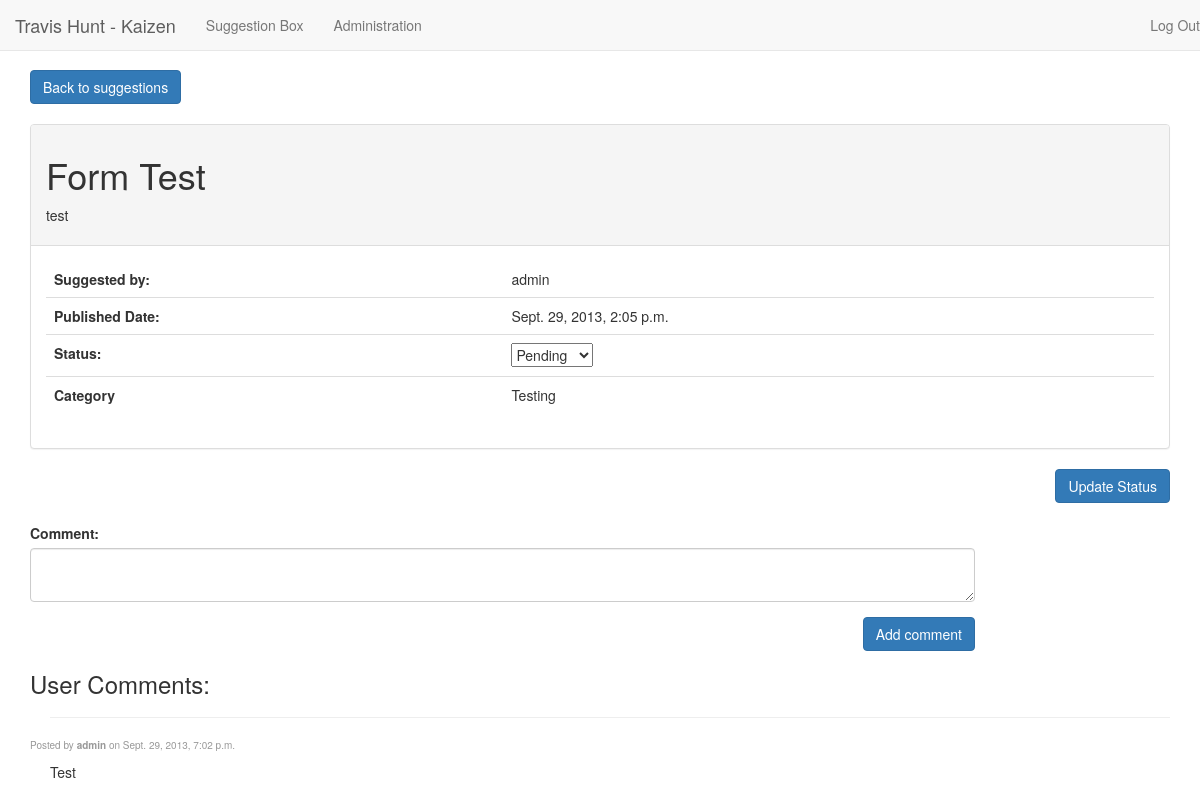
The app's page /detail/3/ (signed in) with its own data.
### suggestionbox/models.py (models this page shows, shortened)
class Suggestion(models.Model):
    user = models.ForeignKey(User)
    title = models.CharField(max_length=100)
    description = models.TextField()
    pub_date = models.DateTimeField(auto_now_add=True)
    status = models.ForeignKey('Status')
    category = models.ForeignKey('Category')

class Category(models.Model):
    title = models.CharField(max_length=100)
    description = models.TextField()
    def __unicode__(self):
        return self.title
    class Meta:
        verbose_name_plural = 'categories'

class Comment(models.Model):
    comment = models.TextField()
    user = models.ForeignKey(User)
    pub_date = models.DateTimeField(auto_now_add=True)
    sid = models.ForeignKey(Suggestion)

### suggestionbox/views.py (the view)
# urls.py: url(r'^detail/(?P<suggestion_id>\d+)/$', views.detail, name='detail'),
@login_required
def detail(request, suggestion_id):
	suggestion = get_object_or_404(Suggestion, pk=suggestion_id)
	comments = Comment.objects.all().filter(sid=suggestion_id).order_by('-pub_date')
	currentStatus = get_object_or_404(Status, title=suggestion.status)
	statusForm = StatusForm(initial = {'status': currentStatus.pk })
	commentForm = CommentForm()
	context = {
			'suggestion': suggestion,
			'commentForm': commentForm,
			'statusForm': statusForm,
			'comments': comments,
	}
	return render(request, 'suggestionbox/detail.html', context)

### suggestionbox/models.py
class CommentForm(ModelForm):
	class Meta:
		model = Comment
		fields = ['comment']
	def __init__(self, *args, **kwargs):
		super(CommentForm, self).__init__(*args, **kwargs)
		self.fields['comment'].widget.attrs['class'] = "form-control"
		self.fields['comment'].widget.attrs['rows'] = "2"

class StatusForm(ModelForm):
	status = ModelChoiceField(queryset=Status.objects.all(), empty_label=None)
	def __init__(self, *args, **kwargs):
		super(StatusForm, self).__init__(*args, **kwargs)
	class Meta:
		model = Status
		fields = ['status']

### suggestionbox/models.py (called while the page is built)
    def __unicode__(self):
        return self.title

### suggestionbox/templates/suggestionbox/detail.html (shortened to what this page needs)
{% extends 'base.html' %}
{% block content %}
	<a href="{% url 'suggestionbox:index' %}" class="btn btn-primary">Back to suggestions</a>
	<br>
	<br>
	<div class="panel panel-default">
		<div class="panel-heading">
			<h1>{{ suggestion.title }}</h1>
			<p>{{ suggestion.description }}</p>
		</div>
		<div class="panel-body">
		{% if user.is_staff %}
			<form action="{% url 'suggestionbox:updateStatus' suggestion.id %}" method="post" id="updateStatus" name="updateStatus">
		{% endif %}
			<table class="table">
				<tr style="border: 0px">
					<th style="border: 0px">Suggested by:</th>
					<td style="border: 0px">{{ suggestion.user }}</td>
				</tr>
				<tr>
					<th>Published Date:</th>
					<td>{{ suggestion.pub_date }}</td>
				</tr>
				{% if user.is_staff %}
					{{ statusForm.as_table }}
				{% else %}
					<tr>
						<th>Status:</th>
						<td>{{ suggestion.status}}</td>
					</tr>
				{% endif %}
				<tr>
					<th>Category</th>
					<td>{{ suggestion.category }}</td>
				</tr>
			</table>
		</div>
	</div>
	{% if user.is_staff %}
		<div class="clearfix">
			<button type="submit" class="btn btn-primary pull-right">Update Status</button>
		</div>
		<br>
	{% endif %}
	<form method="POST" action="{% url 'suggestionbox:addComment' suggestion.id %}" class="form-horizontal" role="form">
		<div class="form-group">
			<div class="col-lg-10">
				{{commentForm}}
		</div>
		</div>
		<div class="form-group">
			<div class="col-lg-10 clearfix">
				<button type="submit" class="btn btn-primary pull-right">Add comment</button>
			</div>
		</div>
	</form>
	{% if comments %}
		<h3 style="margin-bottom: 0">User Comments:</h3>
		{% for comment in comments %}
			<hr style="margin-left: 20px">
			<p style="color:#999999; font-size: 10px">Posted by <strong>{{ comment.user }}</strong> on {{ comment.pub_date }}</p>
			<p style="padding-left: 20px;">{{ comment.comment }}</p>
		{% endfor %}
	{% else %}
		<h3>No comments yet.  Be the first!</h3>
	{% endif %}
{% endblock %}

### kaizen/templates/base.html (style rules this page uses)
body { padding-top: 70px; }

### records on screen
Suggestion: title "Form Test", description "test", user "admin", pub_date "Sept. 29, 2013, 2:05 p.m.", category "Testing"
Comment: user "admin", pub_date "Sept. 29, 2013, 7:02 p.m.", comment "Test"
